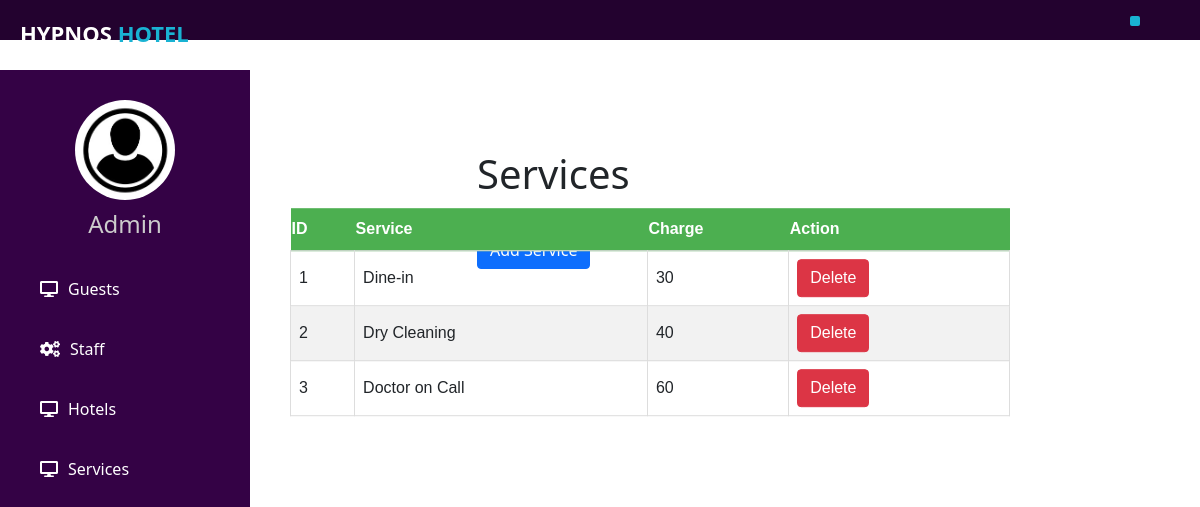
/services.php, run on the app's committed database.
### tables this page shows
CREATE TABLE SERVICE (
ServiceID Int(15) AUTO_INCREMENT PRIMARY KEY,
ServiceName varchar(30) NOT NULL,
ServiceCharge Int(10) NOT NULL
);

### services.php (the view, shortened to what this page needs)
<html>
<head>
    <?php include "theme.php" ?>
    <link rel="stylesheet" href="style.css">
    <link rel="stylesheet" href="https://cdnjs.cloudflare.com/ajax/libs/font-awesome/5.15.3/css/all.min.css">
    <link href="https://cdn.jsdelivr.net/npm/bootstrap@5.0.0/dist/css/bootstrap.min.css" rel="stylesheet">
</head>
<body>
   <div class="container-fluid">
    <div class="row">
        <div class="col-lg-12">
            <h1 class="page-header" style="margin-top:150px; margin-left:465px;">Services</h1>
        </div>
    </div>
    <a class='btn btn-primary' href = "add-service.php" style="margin-top:25px; margin-left:465px;">Add Service</a>
   <table class="guesttable" style="margin-top:245px; margin-left:-22px;">
      <thead class="thead-light">
       <tr>
           <th>ID</th>
           <th>Service</th>
           <th>Charge</th>
           <th>Action</th>
       </tr>
       </thead>
       <?php include "database.php";
       global $connection;
       $query = "SELECT * from SERVICE";
       $result = mysqli_query($connection, $query);
       if (mysqli_num_rows($result) > 0) {
           while ($row = mysqli_fetch_assoc($result)) {
               echo "<tr><td>". $row["ServiceID"] . "<td>". $row["ServiceName"] ."<td>". $row["ServiceCharge"] . "<td> <div class= 'btn-group'>
               <a class='btn btn-danger' name='delete' href = '?DeleteID=" . $row['ServiceID'] . "' onclick=\"return confirm('Delete?')\"> Delete</a>
               </div>";
           }
           echo "</table>";
       }
       else {
           echo "Query Failed";
       }
       ?>
    </div>
</body>
</html>

### style.css (style rules this page uses)
body { margin: 0; padding: 0; font-family: "Roboto", sans-serif; }
.guesttable { position: fixed; top: 50%; left: 50%; -moz-transform: translateX(-50%) translateY(-50%); -webkit-transform: translateX(-50%) translateY(-50%); transform: translateX(-40%) translateY(-210%); font-family: Arial, Helvetica, sans-serif; border-collapse: collapse; width: 60%; }
.guesttable tr:nth-child(even) { background-color: #f2f2f2; }
.guesttable td, guesttrable th { border: 1px solid #ddd; padding: 8px; }
.guesttable th { padding-top: 12px; padding-bottom: 12px; text-align: left; background-color: #4CAF50; color: white; }
* { box-sizing: border-box }
a { color: dodgerblue; }

### data on the page
service: ServiceID "1", ServiceName "Dine-in", ServiceCharge "30"
service: ServiceID "2", ServiceName "Dry Cleaning", ServiceCharge "40"
service: ServiceID "3", ServiceName "Doctor on Call", ServiceCharge "60"
